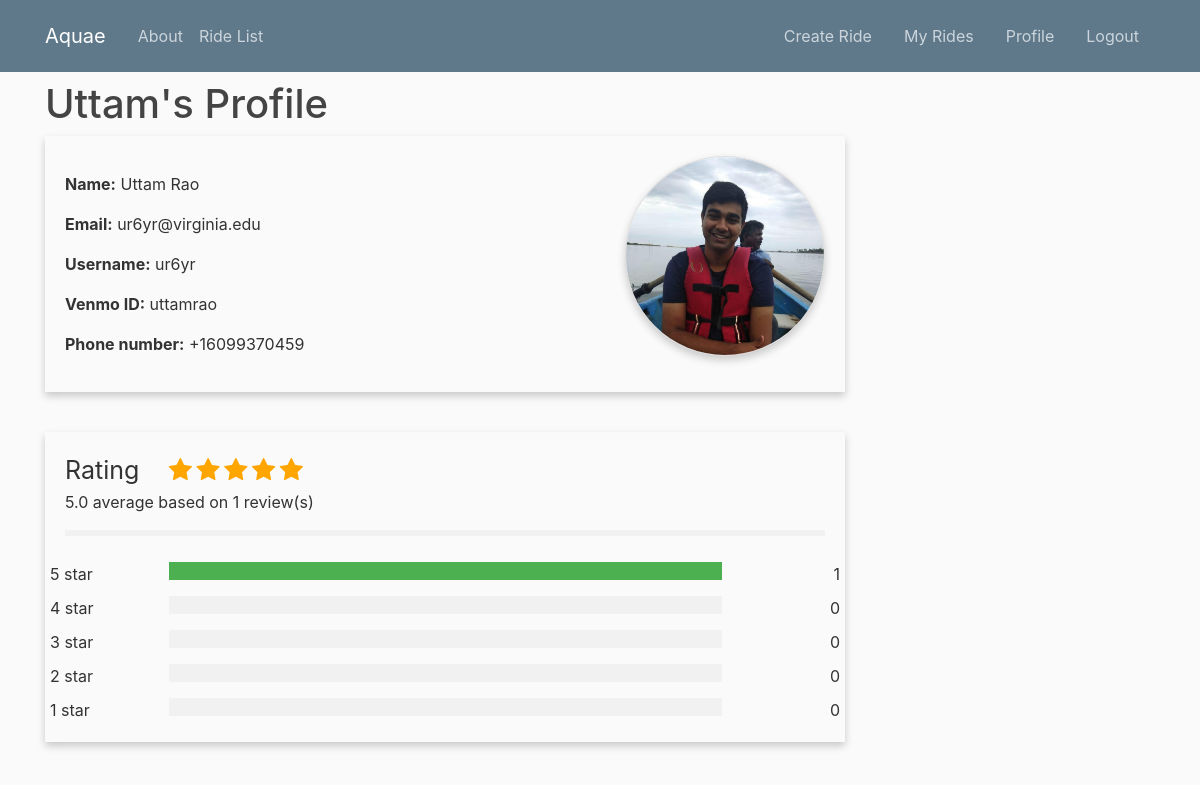
The app's page /ur6yr/info (signed in) with its own data.
### rideapp/models.py (models this page shows, shortened)
class CustomUser(AbstractUser):
    venmo_id = models.CharField(max_length=200, default='')
    phone_number = PhoneField(E164_only=True)
    photo = models.ImageField(upload_to='images/',default='images/default.jpg')
    avg_rating = models.FloatField(default=0.0)
    count = models.IntegerField(default=0)
    first_login = models.IntegerField(default=0)

### rideapp/views.py (the view)
# urls.py: path('<str:user_username>/info', views.userView, name='userview'),
@login_required
def userView(request, user_username):
    user_requested = get_object_or_404(CustomUser, username=user_username)
    rat = round(user_requested.avg_rating)
    filled = []
    not_filled = []
    there = True
    for i in range(rat):
        filled.append(rat)
    for i in range(5-rat):
        not_filled.append(rat)
    if Feedback.objects.filter(driver=user_requested).count() > 0:
        feed = Feedback.objects.filter(driver=user_requested)
    else:
        feed = []
        there = False
    total = 1
    if there:
        total = feed.count()
    fives = 0
    fours = 0
    threes = 0
    twos = 0
    ones = 0
    if there:
        for obj in feed:
            if obj.rating == 5:
                fives += 1
            if obj.rating == 4:
                fours += 1
            if obj.rating == 3:
                threes += 1
            if obj.rating == 2:
                twos += 1
            if obj.rating == 1:
                ones += 1
    len_5 = str(round(fives/total*100)) + "%"
    len_4 = str(round(fours/total*100)) + "%"
    len_3 = str(round(threes/total*100)) + "%"
    len_2 = str(round(twos/total*100)) + "%"
    len_1 = str(round(ones/total*100)) + "%"
    context = {
    'user_requested': user_requested,
    'filled':filled,
    'not_filled':not_filled,
    'len_5':len_5,
    'len_4':len_4,
    'len_3':len_3,
    'len_2':len_2,
    'len_1':len_1,
    'fives' : fives,
    'fours' : fours,
    'threes' : threes,
    'twos' : twos,
    'ones' : ones,
    }
    return render(request, 'rideapp/userpage2.html', context)

### rideapp/templates/rideapp/userpage2.html (shortened to what this page needs)
{% extends "base5.html" %}
{% load static %}
{% block content %}
{% load socialaccount %}
<head>
    <link rel="stylesheet" href="https://cdnjs.cloudflare.com/ajax/libs/font-awesome/4.7.0/css/font-awesome.min.css">
    <link rel="stylesheet" href="https://cdnjs.cloudflare.com/ajax/libs/font-awesome/4.7.0/css/font-awesome.min.css">
</head>
<h1>{{user_requested.first_name}}'s Profile</h1>
<div class="usr">
<div class="card">
    <img src="{{ user_requested.photo.url}}" alt="No Image" style="width:100%">
</div>
<p><b>Name:</b> {{ user_requested.first_name }} {{ user_requested.last_name }}<p>
<p><b>Email:</b> {{ user_requested.email }}<p>
<p><b>Username:</b> {{ user_requested.username }}<p>
<p><b>Venmo ID:</b> {{ user_requested.venmo_id }}<p>
<p><b>Phone number:</b> {{ user_requested.phone_number }}<p>
</div>
<div>
    <p> &emsp; </p>
</div>
<div class="rat">
    <span class="heading">Rating</span>
    {% for star in filled %}
    <span class="fa fa-star checked"></span>
    {%endfor%}
    <p>{{ user_requested.avg_rating }} average based on {{user_requested.count}} review(s)</p>
    <hr style="border:3px solid #f1f1f1">
    <div class="row">
      <div class="side">
        <div>5 star</div>
      </div>
      <div class="middle">
        <div class="bar-container">
          <div id="b5" class="bar-5"></div>
        </div>
      </div>
      <div class="side right">
        <div> {{fives}} </div>
      </div>
      <div class="side">
        <div>4 star</div>
      </div>
      <div class="middle">
        <div class="bar-container">
        </div>
      </div>
      <div class="side right">
        <div>{{fours}}</div>
      </div>
      <div class="side">
        <div>3 star</div>
      </div>
      <div class="middle">
        <div class="bar-container">
        </div>
      </div>
      <div class="side right">
        <div>{{threes}}</div>
      </div>
      <div class="side">
        <div>2 star</div>
      </div>
      <div class="middle">
        <div class="bar-container">
        </div>
      </div>
      <div class="side right">
        <div>{{twos}}</div>
      </div>
      <div class="side">
        <div>1 star</div>
      </div>
      <div class="middle">
        <div class="bar-container">
        </div>
      </div>
      <div class="side right">
        <div>{{ones}}</div>
      </div>
    </div>
</div>
{% endblock %}

### rideapp/static/rideapp/main.css (style rules this page uses)
body { background: #fafafa; color: #333333; margin-top: 5rem; }
h1, h2, h3, h4, h5, h6 { color: #444444; }

### rideapp/templates/rideapp/userpage2.html (style rules this page uses)
.card { box-shadow: 0 4px 8px 0 rgba(0, 0, 0, 0.2); width: 200px; height: 200px; border-radius: 50%; float: right; }
img { object-fit: cover; border-radius: 50%; width: 200px; height: 200px; }
* { box-sizing: border-box; }
.heading { font-size: 25px; margin-right: 25px; }
.fa { font-size: 25px; }
.checked { color: orange; }
.side { float: left; width: 15%; margin-top: 10px; }
.middle { float: left; width: 70%; margin-top: 10px; }
.right { text-align: right; }
.row:after { content: ""; display: table; clear: both; }
.rat { background-color: #fafafa; padding: 20px 20px 20px 20px; max-width: 800px; padding: 20px; box-shadow: 0 4px 8px 0 rgba(0, 0, 0, 0.2); }
.usr { background-color: #fafafa; padding: 20px 20px 20px 20px; max-width: 800px; padding: 20px; box-shadow: 0 4px 8px 0 rgba(0, 0, 0, 0.2); }
.bar-container { width: 100%; background-color: #f1f1f1; text-align: center; color: white; }
.bar-5 { width: 60%; height: 18px; background-color: #4CAF50; }

### records on screen
CustomUser: first_name "Uttam", photo (picture), last_name "Rao", email "ur6yr@virginia.edu", username "ur6yr", venmo_id "uttamrao", phone_number "+16099370459", avg_rating "5.0", count "1"

### other values on screen
{{ fives }} "1"
{{ fours }} "0"
{{ threes }} "0"
{{ twos }} "0"
{{ ones }} "0"
